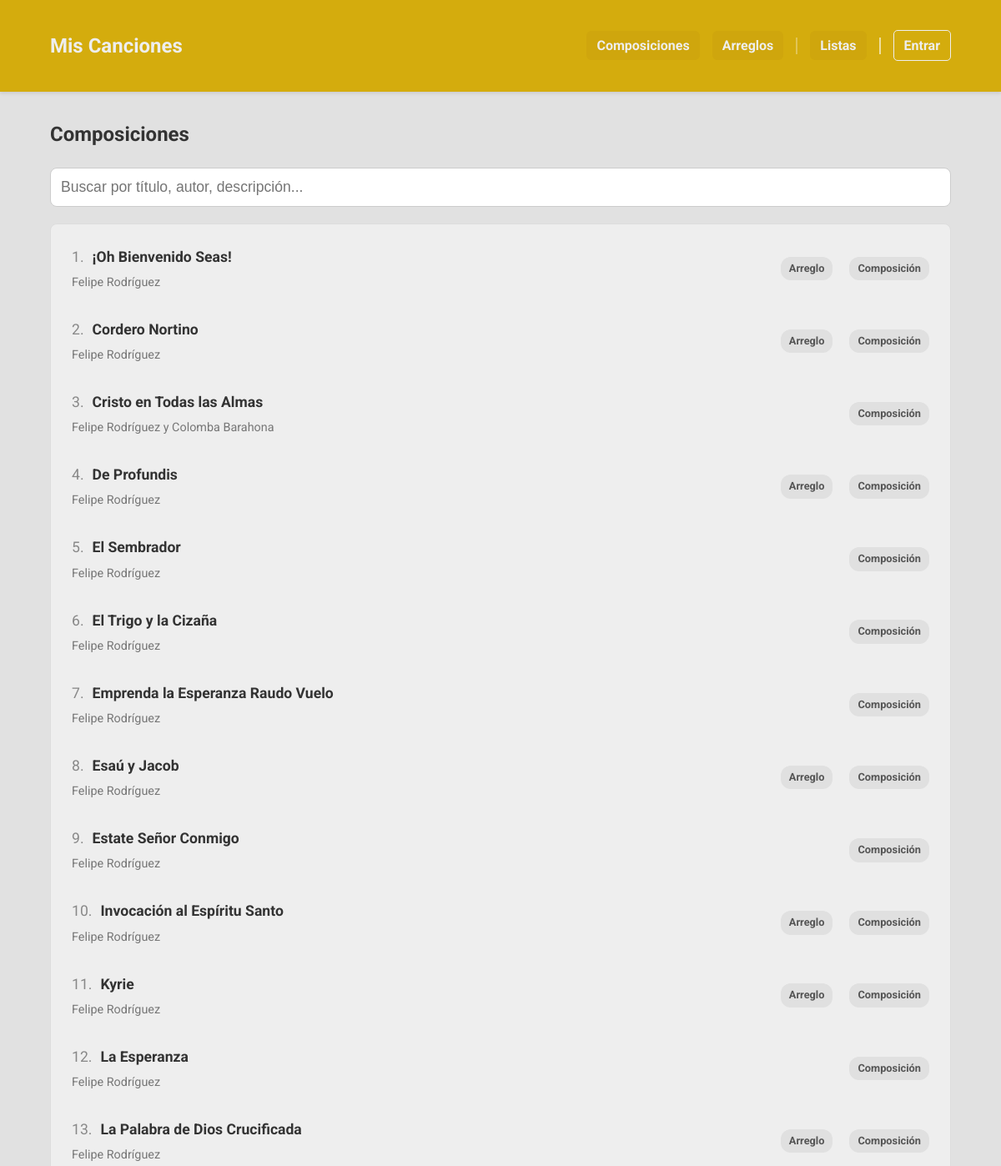
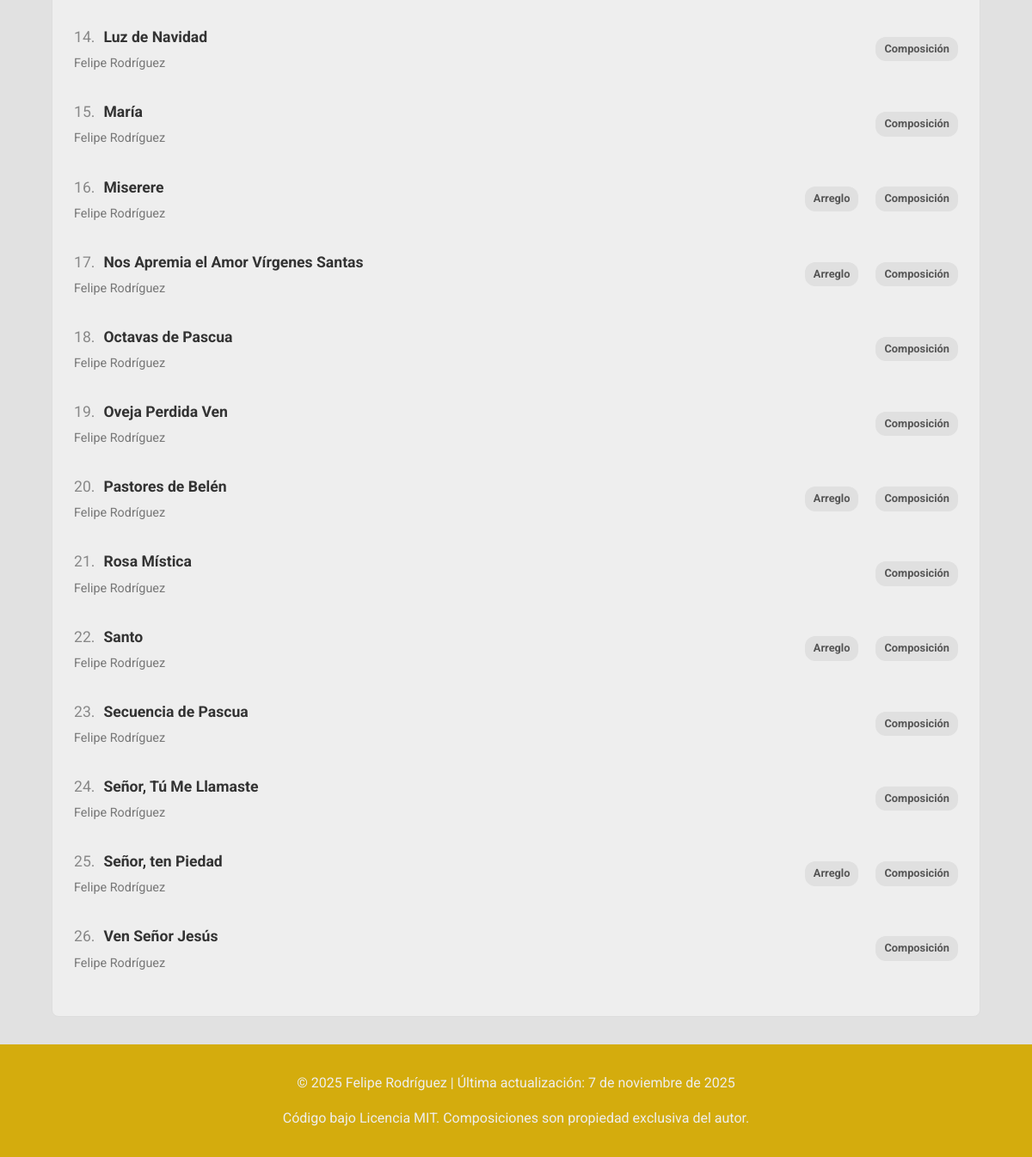
Screenshot of /composiciones with the database file from the repository (2 pictures, top to bottom).
### app.py (models this page shows, shortened)
class Cancion(db.Model):
    id = db.Column(db.Integer, primary_key=True)
    titulo = db.Column(db.String(150), nullable=False)
    musica = db.Column(db.String(100))
    letra = db.Column(db.String(100))
    adaptacion = db.Column(db.String(100))
    idioma = db.Column(db.String(50))
    dia = db.Column(db.Integer, nullable=True)
    mes = db.Column(db.Integer, nullable=True)
    anio = db.Column(db.Integer)
    descripcion = db.Column(db.Text)
    audio = db.Column(db.String(150))
    letras_acordes = db.Column(db.String(150)) # Antes 'partitura' (PDF)
    partitura = db.Column(db.String(150))      # Antes 'partitura_xml' (MusicXML)
    tags_json = db.Column(db.String(500))
    tipo = db.Column(db.String(50), nullable=False, default='local')
    categorias_json = db.Column(db.String(200))
    youtube_video_embed = db.Column(db.Text)
    youtube_audio_embed = db.Column(db.Text)
    @property
    def categorias(self):
        return json.loads(self.categorias_json) if self.categorias_json else []

### app.py (the view)
@app.route('/composiciones')
def ver_composiciones():
    base_songs = search_by_category("Composición")
    filtered_songs, search_query = search_songs(base_songs)
    filtered_songs.sort(key=lambda x: (0, x.titulo) if x.titulo.startswith('¡') else (1, x.titulo))
    return render_template('composiciones.html', composiciones=filtered_songs, search_query=search_query, page_context='composiciones')

### app.py (called while the page is built, shortened)
@app.template_filter('sort_categories_for_page')
def sort_categories_for_page(categories, page_context='default'):
    sorted_cats = list(categories) # Crear una copia para no modificar la original
    if page_context == 'arreglos':
        sorted_cats.sort(key=lambda x: (x != 'Composición', x != 'Arreglo'))
    else:
        sorted_cats.sort(key=lambda x: (x != 'Arreglo', x != 'Composición'))
    return sorted_cats

def search_songs(base_songs):
    search_query = request.args.get('search', '').strip()
    if not search_query:
        return base_songs, search_query

def search_by_category(category_name):
    all_songs = Cancion.query.all()
    normalized_category = unidecode(category_name.lower())
    return [
        song for song in all_songs if normalized_category in unidecode(str(song.categorias).lower())
    ]

### templates/composiciones.html
{% extends "base.html" %}
{% block content %}
    <h2>Composiciones</h2>
    {% include '_filters.html' %}
    <div class="lista-scroll" id="song-list-container">
        {% include '_song_list.html' %}
    </div>
{% endblock %}

### templates/_song_list.html
<div class="lista-composiciones">
    {% for obra in composiciones %}
        <a href="{{ url_for('ver_composicion', comp_id=obra.id, context=page_context, tag_name=tag_nombre, search=search_query, sort_by=sort_by) }}" class="tarjeta-obra">
            <div class="info-tarjeta">
                <div class="song-title-with-number">
                    <span class="song-number">{{ loop.index }}.</span>
                    <h3>{{ obra.titulo }}</h3>
                </div>
                <p>{{ obra.musica }}</p>
            </div>
            <div class="categoria-tags-container">
                {% if obra.categorias %}
                    {% for cat in obra.categorias | sort_categories_for_page(page_context) %}
                        <span class="categoria-tag">{{ cat }}</span>
                    {% endfor %}
                {% endif %}
            </div>
        </a>
    {% else %}
        <p style="padding: 20px;">No se encontraron canciones que coincidan con tu búsqueda.</p>
    {% endfor %}
</div>

### static/style.css (style rules this page uses)
:root { --color-principal: #d4ac0d; --color-fondo: #e1e1e1; --color-boton-nav: #cfa60d; --color-texto: #333; --color-acento: #f1c40f; --color-blanco: #eeeeee; }
body { font-family: 'Roboto', sans-serif; background-color: var(--color-fondo); color: var(--color-texto); margin: 0; line-height: 1.6; }
.lista-scroll { height: 85vh; overflow-y: auto; border: 1px solid #ddd; border-radius: 8px; background-color: var(--color-blanco); }
.lista-composiciones { display: block; padding: 10px; }
.tarjeta-obra { display: flex; justify-content: space-between; align-items: center; border-bottom: 1px solid #eee; text-decoration: none; color: var(--color-texto); transition: background-color 0.2s; padding: 15px; }
.song-title-with-number { display: flex; align-items: baseline; gap: 10px; }
.song-number { color: #888; font-size: 1.1em; }
.tarjeta-obra:last-child { border-bottom: none; }
.info-tarjeta { padding: 0; }
.info-tarjeta h3 { margin: 0 0 5px 0; font-size: 1.1em; }
.info-tarjeta p { margin: 0; color: #777; font-size: 0.9em; }
.categoria-tags-container { display: flex; gap: 5px; }
.categoria-tag { background-color: #e0e0e0; color: #555; font-size: 0.8em; font-weight: bold; padding: 4px 10px; border-radius: 12px; margin-left: 15px; white-space: nowrap; }

### rows the page displays
Cancion: titulo "¡Oh Bienvenido Seas!", musica "Felipe Rodríguez", cat "Arreglo" "Composición"
Cancion: titulo "Cordero Nortino", musica "Felipe Rodríguez", cat "Arreglo" "Composición"
Cancion: titulo "Cristo en Todas las Almas", musica "Felipe Rodríguez y Colomba Barahona", cat "Composición"
Cancion: titulo "De Profundis", musica "Felipe Rodríguez", cat "Arreglo" "Composición"
Cancion: titulo "El Sembrador", musica "Felipe Rodríguez", cat "Composición"
Cancion: titulo "El Trigo y la Cizaña", musica "Felipe Rodríguez", cat "Composición"
Cancion: titulo "Emprenda la Esperanza Raudo Vuelo", musica "Felipe Rodríguez", cat "Composición"
Cancion: titulo "Esaú y Jacob", musica "Felipe Rodríguez", cat "Arreglo" "Composición"
Cancion: titulo "Estate Señor Conmigo", musica "Felipe Rodríguez", cat "Composición"
Cancion: titulo "Invocación al Espíritu Santo", musica "Felipe Rodríguez", cat "Arreglo" "Composición"
Cancion: titulo "Kyrie", musica "Felipe Rodríguez", cat "Arreglo" "Composición"
Cancion: titulo "La Esperanza", musica "Felipe Rodríguez", cat "Composición"
Cancion: titulo "La Palabra de Dios Crucificada", musica "Felipe Rodríguez", cat "Arreglo" "Composición"
Cancion: titulo "Luz de Navidad", musica "Felipe Rodríguez", cat "Composición"
Cancion: titulo "María", musica "Felipe Rodríguez", cat "Composición"
Cancion: titulo "Miserere", musica "Felipe Rodríguez", cat "Arreglo" "Composición"
Cancion: titulo "Nos Apremia el Amor Vírgenes Santas", musica "Felipe Rodríguez", cat "Arreglo" "Composición"
Cancion: titulo "Octavas de Pascua", musica "Felipe Rodríguez", cat "Composición"
Cancion: titulo "Oveja Perdida Ven", musica "Felipe Rodríguez", cat "Composición"
Cancion: titulo "Pastores de Belén", musica "Felipe Rodríguez", cat "Arreglo" "Composición"
Cancion: titulo "Rosa Mística", musica "Felipe Rodríguez", cat "Composición"
Cancion: titulo "Santo", musica "Felipe Rodríguez", cat "Arreglo" "Composición"
Cancion: titulo "Secuencia de Pascua", musica "Felipe Rodríguez", cat "Composición"
Cancion: titulo "Señor, Tú Me Llamaste", musica "Felipe Rodríguez", cat "Composición"
Cancion: titulo "Señor, ten Piedad", musica "Felipe Rodríguez", cat "Arreglo" "Composición"
Cancion: titulo "Ven Señor Jesús", musica "Felipe Rodríguez", cat "Composición"
